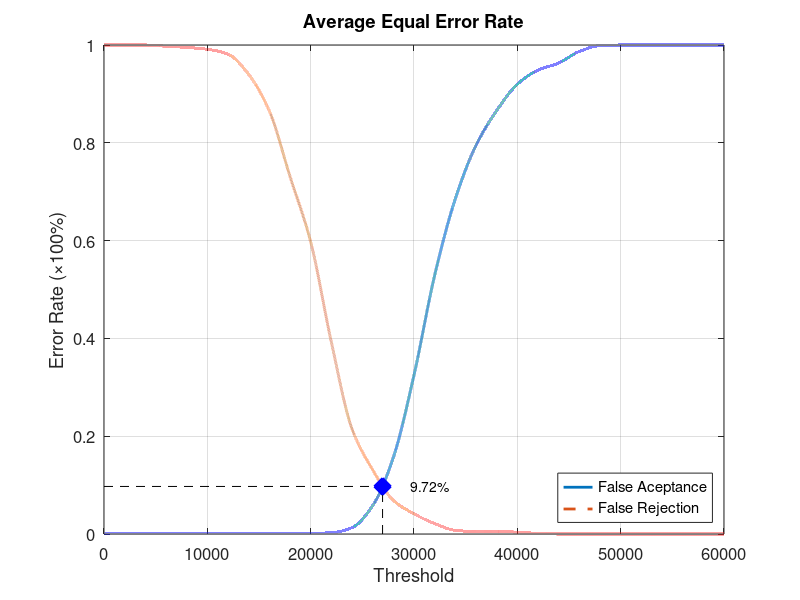
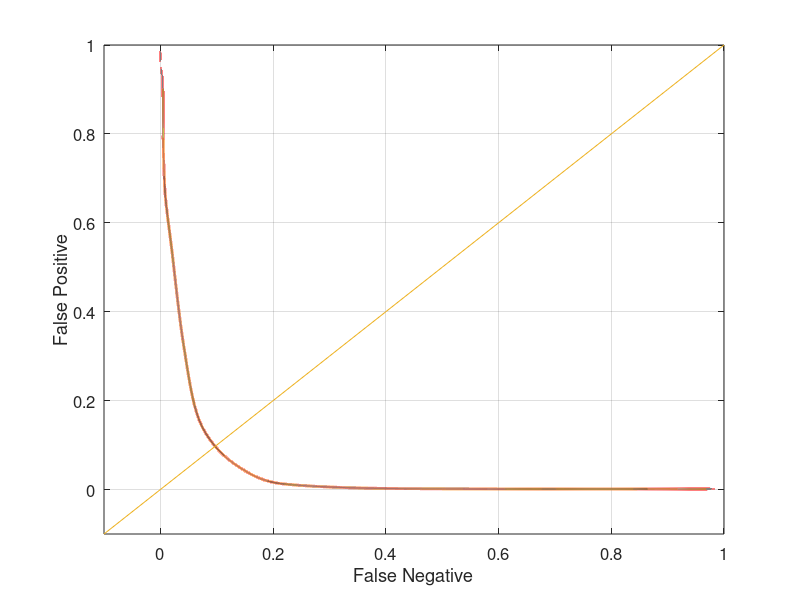

These figures' MATLAB source, in order:
function yEER = Experiment2Average
close all;
clear;
clc;
x = 0:2000:60000;
xq = 0:0.5:60000;

y0 = [0 0.00131579 0.00131579 0.00131579 0.00131579 0.00131579 0.00131579 0.00131579 0.00131579 0.00131579 0.00131579 0.00263158 0.0131579 0.0578947 0.156579 0.325 0.528947 0.685526 0.794737 0.865789 0.919737 0.948684 0.963158 0.986842 0.998684 1 1 1 1 1 1];
yy0 = interp1(x, y0, xq, 'pchip');
y1 = [1 1 1 0.9975 0.995 0.99125 0.98125 0.94 0.865 0.73125 0.5975 0.3925 0.215 0.13125 0.06875 0.04125 0.02125 0.0075 0.005 0.005 0.00375 0.00125 0 0 0 0 0 0 0 0 0];
yy1 = interp1(x, y1, xq, 'pchip');

% Calculating EER: 
y2 = abs(y0 - y1);
find(y2 == min(y2))
yy2 = abs(yy0 - yy1);
xEER = find(yy2 == min(yy2));
xEERIndex = xq(xEER) % X-axis EER
yEER = yy0(xEER) % Y-axis EER

main = figure
plot(xq, yy0,'-','LineWidth', 2);	hold on
plot(xq, yy1,'--','LineWidth', 2);	hold on
plot([xEERIndex xEERIndex], [0 yEER], 'k--');	hold on
plot([0 xEERIndex], [yEER yEER], 'k--');	hold on
plot(xEERIndex, yEER, 'bx', 'LineWidth', 10);	hold on
text(xEERIndex + 10 * xEERIndex / 100, yEER, [num2str(round((10000 * yEER)) / 100) '%'])
legend('False Aceptance', 'False Rejection', 'Location', 'SouthEast')
xlabel('Threshold')
ylabel('Error Rate (\times100%)')
title('Average Equal Error Rate')
set(gca, 'FontSize', 12)
axis([0 60000 0 1])
grid on

print(main, 'Experiment2AverageMain', '-dpng');
FNRxFPR = figure('Color', [1 1 1]);
plot(yy1, yy0, '-', yy1, yy0, 'LineWidth', 2);
hold on
y = -0.1:0.1:1
plot(y, y); 
set(gca, 'FontSize', 12)
xlabel('False Negative')
ylabel('False Positive')
axis([-0.1 1 -0.1 1])
set(gca, 'FontSize', 12)
grid on

print(FNRxFPR, 'Experiment2AverageFNRxFPR','-dpng');
end
